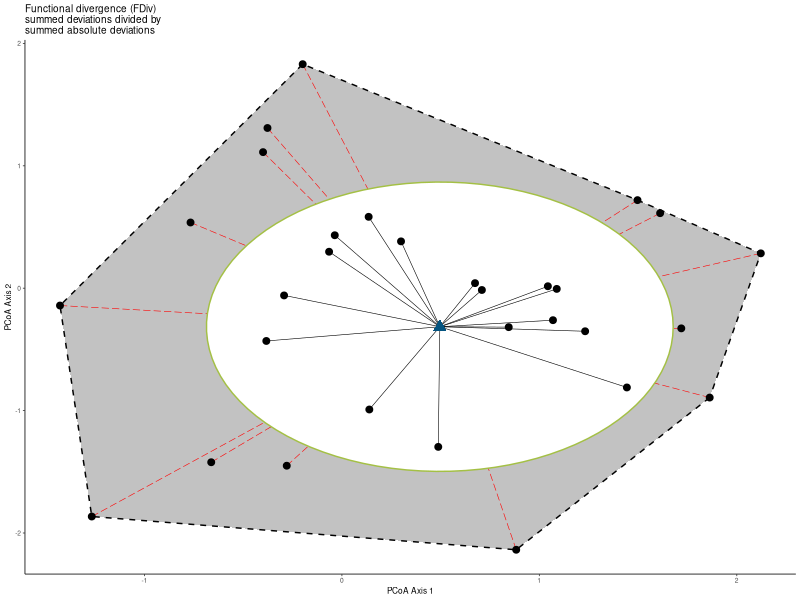
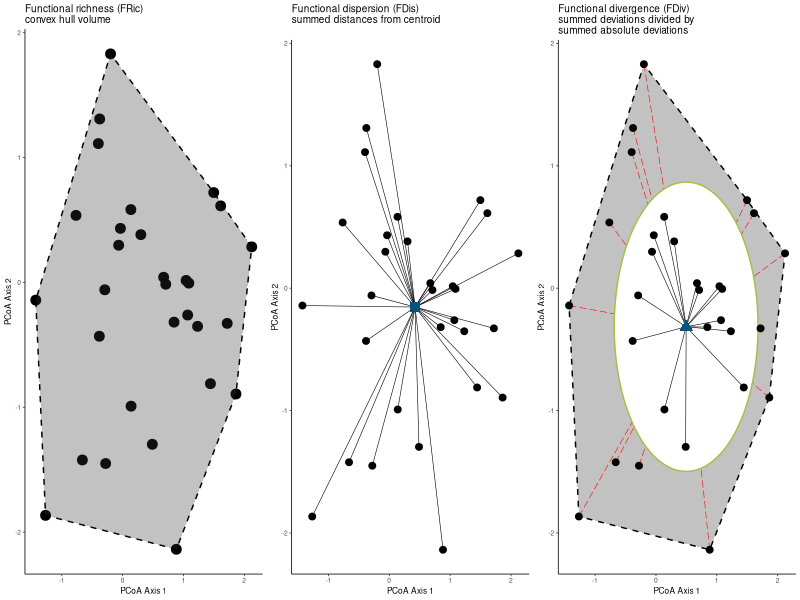

Here is the R script that generated these plots, in order:
library(ggplot2)

StatChull <- ggproto("StatChull", Stat,
                     compute_group = function(data, scales) {
                       data[chull(data$x, data$y), , drop = FALSE]
                     },
                     
                     required_aes = c("x", "y")
)

stat_chull <- function(mapping = NULL, data = NULL, geom = "polygon",
                       position = "identity", na.rm = FALSE, show.legend = NA, 
                       inherit.aes = TRUE, ...) {
  layer(
    stat = StatChull, data = data, mapping = mapping, geom = geom, 
    position = position, show.legend = show.legend, inherit.aes = inherit.aes,
    params = list(na.rm = na.rm, ...)
  )
}


theme_set(theme_classic(6))
## multivariate richness

set.seed(14)
n <- 30
forgg <- data.frame(trait1=rnorm(n,sd=1), 
           trait2=rnorm(n, sd=1), 
                    FRic=rep(c("High","Low"), each=n/2))

fric <- ggplot(forgg, aes(trait1, trait2)) + 
  geom_point(size=3) + 
  stat_chull(linetype="dashed", color="black", alpha=0.3) + 
  theme(legend.position = "none") + 
  labs(x="PCoA Axis 1", y="PCoA Axis 2", title="Functional richness (FRic)\nconvex hull volume") + 
  scale_fill_manual(values=c("#a4c045", "#045480")) + 
  scale_color_manual(values=c("#a4c045", "#045480")) 

## Functional Diversity (FDiv)


centroid_trait1 <- mean(forgg$trait1)
centroid_trait2 <- mean(forgg$trait2)
forgg$dist_from_centroid <- as.matrix(dist(data.frame(trait1=c(centroid_trait1,forgg$trait1), trait2=c(centroid_trait2,forgg$trait2))))[2:(nrow(forgg)+1),1]


fdis<-ggplot(forgg, aes(trait1, trait2)) + 
  geom_segment(aes(x=trait1, 
                   y=trait2, 
                   xend=centroid_trait1, 
                   yend=centroid_trait2), 
              size=0.2) + 
  geom_point(size=2) +
  annotate("point", x=centroid_trait1, y=centroid_trait2, size=3, color="#045480", shape=15) + 
  #annotate("text", x=2.05, y=-1.05, label=paste0("bar('dC')"), parse=TRUE, color="#a4c045", size=14) + 
  #scale_x_continuous(limits=c(-4, 2.5)) + 
  #scale_y_continuous(limits=c(-4, 2.5)) + 
  theme(
    panel.grid.major.y = element_blank(),
    panel.grid.major.x = element_blank(),
    panel.grid.minor.y = element_blank(),
    panel.grid.minor.x = element_blank(),
  ) + 
  labs(x="PCoA Axis 1", y="PCoA Axis 2", title="Functional dispersion (FDis)\nsummed distances from centroid\n  ")


chull_indices <- chull(forgg$trait1, forgg$trait2)
centroid_hull_trait1 <- mean(forgg$trait1[chull_indices])
centroid_hull_trait2 <- mean(forgg$trait2[chull_indices])
forgg$dist_from_hull_centroid <- as.matrix(dist(data.frame(trait1=c(centroid_hull_trait1,forgg$trait1), trait2=c(centroid_hull_trait2,forgg$trait2))))[2:(nrow(forgg)+1),1]


fdiv<-ggplot(forgg, aes(trait1, trait2)) + 
  stat_chull(linetype="dashed", color="black", alpha=0.3) +
  geom_segment(data=dplyr::filter(forgg, dist_from_hull_centroid > mean(dist_from_hull_centroid)),
               aes(x=trait1, 
                   y=trait2, 
                   xend=centroid_hull_trait1, 
                   yend=centroid_hull_trait2), 
               color="red", size=0.2, linetype="longdash") + 
  annotate("polygon",
           x=centroid_hull_trait1 + mean(forgg$dist_from_hull_centroid)* cos(seq(0,2*pi,length.out=100)),
           y=centroid_hull_trait2 + mean(forgg$dist_from_hull_centroid)* sin(seq(0,2*pi,length.out=100)), fill="white", color="#a4c045") +  
  geom_segment(data=dplyr::filter(forgg, dist_from_hull_centroid < mean(dist_from_hull_centroid)),
               aes(x=trait1, 
                   y=trait2, 
                   xend=centroid_hull_trait1, 
                   yend=centroid_hull_trait2), 
               size=0.2) + 
  geom_point(size=2) +
  annotate("point", x=centroid_hull_trait1, y=centroid_hull_trait2, size=3, color="#045480", shape=17) + 
  theme(
    panel.grid.major.y = element_blank(),
    panel.grid.major.x = element_blank(),
    panel.grid.minor.y = element_blank(),
    panel.grid.minor.x = element_blank(),
  ) + 
  labs(x="PCoA Axis 1", y="PCoA Axis 2", title="Functional divergence (FDiv)\nsummed deviations divided by\nsummed absolute deviations")
print(fdiv)

pdf("./FIGURES/Fig1_combined_fdiv_fric_fdis", width=6, height=3)
gridExtra::grid.arrange(fric,fdis, fdiv, ncol=3, nrow=1)
dev.off()
